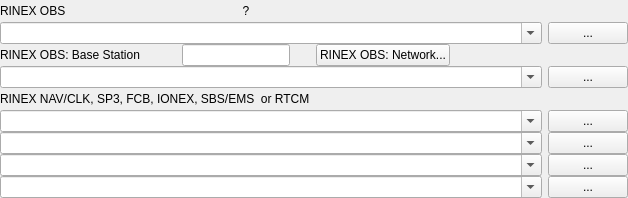
       <widget class="QWidget" name="Panel4" native="true">
        <property name="enabled">
         <bool>true</bool>
        </property>
        <property name="toolTip">
         <string/>
        </property>
        <property name="layoutDirection">
         <enum>Qt::LeftToRight</enum>
        </property>
        <property name="text" stdset="0">
         <string/>
        </property>
        <layout class="QGridLayout" name="gridLayout_2">
         <property name="leftMargin">
          <number>0</number>
         </property>
         <property name="topMargin">
          <number>0</number>
         </property>
         <property name="rightMargin">
          <number>0</number>
         </property>
         <property name="bottomMargin">
          <number>0</number>
         </property>
         <property name="verticalSpacing">
          <number>0</number>
         </property>
         <item row="4" column="5">
          <widget class="QPushButton" name="BtnInputView6">
           <property name="enabled">
            <bool>true</bool>
           </property>
           <property name="toolTip">
            <string/>
           </property>
           <property name="text">
            <string/>
           </property>
           <property name="icon">
            <iconset resource="rtkpost_qtn.qrc">
             <normaloff>:/buttons/doc.bmp</normaloff>:/buttons/doc.bmp</iconset>
           </property>
           <property name="flat">
            <bool>true</bool>
           </property>
          </widget>
         </item>
         <item row="5" column="0" colspan="5">
          <widget class="QComboBox" name="InputFile3">
           <property name="enabled">
            <bool>true</bool>
           </property>
           <property name="toolTip">
            <string/>
           </property>
           <property name="editable">
            <bool>true</bool>
           </property>
          </widget>
         </item>
         <item row="5" column="5">
          <widget class="QPushButton" name="BtnInputFile3">
           <property name="enabled">
            <bool>true</bool>
           </property>
           <property name="palette">
            <palette>
             <active>
              <colorrole role="WindowText">
               <brush brushstyle="SolidPattern">
                <color alpha="255">
                 <red>0</red>
                 <green>0</green>
                 <blue>0</blue>
                </color>
               </brush>
              </colorrole>
             </active>
             <inactive>
              <colorrole role="WindowText">
               <brush brushstyle="SolidPattern">
                <color alpha="255">
                 <red>0</red>
                 <green>0</green>
                 <blue>0</blue>
                </color>
               </brush>
              </colorrole>
             </inactive>
             <disabled>
              <colorrole role="WindowText">
               <brush brushstyle="SolidPattern">
                <color alpha="255">
                 <red>0</red>
                 <green>0</green>
                 <blue>0</blue>
                </color>
               </brush>
              </colorrole>
             </disabled>
            </palette>
           </property>
           <property name="toolTip">
            <string/>
           </property>
           <property name="text">
            <string>...</string>
           </property>
           <property name="flat">
            <bool>false</bool>
           </property>
          </widget>
         </item>
         <item row="6" column="0" colspan="5">
          <widget class="QComboBox" name="InputFile4">
           <property name="enabled">
            <bool>true</bool>
           </property>
           <property name="toolTip">
            <string/>
           </property>
           <property name="editable">
            <bool>true</bool>
           </property>
          </widget>
         </item>
         <item row="6" column="5">
          <widget class="QPushButton" name="BtnInputFile4">
           <property name="enabled">
            <bool>true</bool>
           </property>
           <property name="palette">
            <palette>
             <active>
              <colorrole role="WindowText">
               <brush brushstyle="SolidPattern">
                <color alpha="255">
                 <red>0</red>
                 <green>0</green>
                 <blue>0</blue>
                </color>
               </brush>
              </colorrole>
             </active>
             <inactive>
              <colorrole role="WindowText">
               <brush brushstyle="SolidPattern">
                <color alpha="255">
                 <red>0</red>
                 <green>0</green>
                 <blue>0</blue>
                </color>
               </brush>
              </colorrole>
             </inactive>
             <disabled>
              <colorrole role="WindowText">
               <brush brushstyle="SolidPattern">
                <color alpha="255">
                 <red>0</red>
                 <green>0</green>
                 <blue>0</blue>
                </color>
               </brush>
              </colorrole>
             </disabled>
            </palette>
           </property>
           <property name="toolTip">
            <string/>
           </property>
           <property name="text">
            <string>...</string>
           </property>
           <property name="flat">
            <bool>false</bool>
           </property>
          </widget>
         </item>
         <item row="7" column="0" colspan="5">
          <widget class="QComboBox" name="InputFile5">
           <property name="enabled">
            <bool>true</bool>
           </property>
           <property name="toolTip">
            <string/>
           </property>
           <property name="editable">
            <bool>true</bool>
           </property>
          </widget>
         </item>
         <item row="7" column="5">
          <widget class="QPushButton" name="BtnInputFile5">
           <property name="enabled">
            <bool>true</bool>
           </property>
           <property name="palette">
            <palette>
             <active>
              <colorrole role="WindowText">
               <brush brushstyle="SolidPattern">
                <color alpha="255">
                 <red>0</red>
                 <green>0</green>
                 <blue>0</blue>
                </color>
               </brush>
              </colorrole>
             </active>
             <inactive>
              <colorrole role="WindowText">
               <brush brushstyle="SolidPattern">
                <color alpha="255">
                 <red>0</red>
                 <green>0</green>
                 <blue>0</blue>
                </color>
               </brush>
              </colorrole>
             </inactive>
             <disabled>
              <colorrole role="WindowText">
               <brush brushstyle="SolidPattern">
                <color alpha="255">
                 <red>0</red>
                 <green>0</green>
                 <blue>0</blue>
                </color>
               </brush>
              </colorrole>
             </disabled>
            </palette>
           </property>
           <property name="toolTip">
            <string/>
           </property>
           <property name="text">
            <string>...</string>
           </property>
           <property name="flat">
            <bool>false</bool>
           </property>
          </widget>
         </item>
         <item row="8" column="0" colspan="5">
          <widget class="QComboBox" name="InputFile6">
           <property name="enabled">
            <bool>true</bool>
           </property>
           <property name="toolTip">
            <string/>
           </property>
           <property name="editable">
            <bool>true</bool>
           </property>
          </widget>
         </item>
         <item row="2" column="1">
          <widget class="QLineEdit" name="NNetSta">
           <property name="sizePolicy">
            <sizepolicy hsizetype="Fixed" vsizetype="Fixed">
             <horstretch>0</horstretch>
             <verstretch>0</verstretch>
            </sizepolicy>
           </property>
          </widget>
         </item>
         <item row="8" column="5">
          <widget class="QPushButton" name="BtnInputFile6">
           <property name="enabled">
            <bool>true</bool>
           </property>
           <property name="palette">
            <palette>
             <active>
              <colorrole role="WindowText">
               <brush brushstyle="SolidPattern">
                <color alpha="255">
                 <red>0</red>
                 <green>0</green>
                 <blue>0</blue>
                </color>
               </brush>
              </colorrole>
             </active>
             <inactive>
              <colorrole role="WindowText">
               <brush brushstyle="SolidPattern">
                <color alpha="255">
                 <red>0</red>
                 <green>0</green>
                 <blue>0</blue>
                </color>
               </brush>
              </colorrole>
             </inactive>
             <disabled>
              <colorrole role="WindowText">
               <brush brushstyle="SolidPattern">
                <color alpha="255">
                 <red>0</red>
                 <green>0</green>
                 <blue>0</blue>
                </color>
               </brush>
              </colorrole>
             </disabled>
            </palette>
           </property>
           <property name="toolTip">
            <string/>
           </property>
           <property name="text">
            <string>...</string>
           </property>
           <property name="flat">
            <bool>false</bool>
           </property>
          </widget>
         </item>
         <item row="2" column="2">
          <widget class="QPushButton" name="BtnNetObs">
           <property name="sizePolicy">
            <sizepolicy hsizetype="Fixed" vsizetype="Fixed">
             <horstretch>0</horstretch>
             <verstretch>0</verstretch>
            </sizepolicy>
           </property>
           <property name="text">
            <string>RINEX OBS: Network...</string>
           </property>
          </widget>
         </item>
         <item row="2" column="5">
          <widget class="QPushButton" name="BtnInputView2">
           <property name="enabled">
            <bool>true</bool>
           </property>
           <property name="toolTip">
            <string/>
           </property>
           <property name="text">
            <string/>
           </property>
           <property name="icon">
            <iconset resource="rtkpost_qtn.qrc">
             <normaloff>:/buttons/doc.bmp</normaloff>:/buttons/doc.bmp</iconset>
           </property>
           <property name="flat">
            <bool>true</bool>
           </property>
          </widget>
         </item>
         <item row="1" column="0" colspan="5">
          <widget class="QComboBox" name="InputFile1">
           <property name="enabled">
            <bool>true</bool>
           </property>
           <property name="toolTip">
            <string/>
           </property>
           <property name="editable">
            <bool>true</bool>
           </property>
          </widget>
         </item>
         <item row="0" column="0">
          <widget class="QLabel" name="LabelInputFile1">
           <property name="enabled">
            <bool>true</bool>
           </property>
           <property name="sizePolicy">
            <sizepolicy hsizetype="Preferred" vsizetype="Fixed">
             <horstretch>0</horstretch>
             <verstretch>0</verstretch>
            </sizepolicy>
           </property>
           <property name="toolTip">
            <string/>
           </property>
           <property name="text">
            <string>RINEX OBS</string>
           </property>
          </widget>
         </item>
         <item row="0" column="1">
          <widget class="QPushButton" name="BtnKeyword">
           <property name="enabled">
            <bool>true</bool>
           </property>
           <property name="toolTip">
            <string/>
           </property>
           <property name="text">
            <string>?</string>
           </property>
           <property name="flat">
            <bool>true</bool>
           </property>
          </widget>
         </item>
         <item row="1" column="5">
          <widget class="QPushButton" name="BtnInputFile1">
           <property name="enabled">
            <bool>true</bool>
           </property>
           <property name="palette">
            <palette>
             <active>
              <colorrole role="WindowText">
               <brush brushstyle="SolidPattern">
                <color alpha="255">
                 <red>0</red>
                 <green>0</green>
                 <blue>0</blue>
                </color>
               </brush>
              </colorrole>
             </active>
             <inactive>
              <colorrole role="WindowText">
               <brush brushstyle="SolidPattern">
                <color alpha="255">
                 <red>0</red>
                 <green>0</green>
                 <blue>0</blue>
                </color>
               </brush>
              </colorrole>
             </inactive>
             <disabled>
              <colorrole role="WindowText">
               <brush brushstyle="SolidPattern">
                <color alpha="255">
                 <red>0</red>
                 <green>0</green>
                 <blue>0</blue>
                </color>
               </brush>
              </colorrole>
             </disabled>
            </palette>
           </property>
           <property name="toolTip">
            <string/>
           </property>
           <property name="text">
            <string>...</string>
           </property>
           <property name="flat">
            <bool>false</bool>
           </property>
          </widget>
         </item>
         <item row="2" column="0">
          <widget class="QLabel" name="LabelInputFile3">
           <property name="enabled">
            <bool>true</bool>
           </property>
           <property name="sizePolicy">
            <sizepolicy hsizetype="Fixed" vsizetype="Preferred">
             <horstretch>0</horstretch>
             <verstretch>0</verstretch>
            </sizepolicy>
           </property>
           <property name="toolTip">
            <string/>
           </property>
           <property name="text">
            <string>RINEX OBS: Base Station</string>
           </property>
          </widget>
         </item>
         <item row="2" column="4">
          <widget class="QPushButton" name="BtnInputPlot2">
           <property name="enabled">
            <bool>true</bool>
           </property>
           <property name="toolTip">
            <string/>
           </property>
           <property name="text">
            <string/>
           </property>
           <property name="icon">
            <iconset resource="rtkpost_qtn.qrc">
             <normaloff>:/buttons/chart.bmp</normaloff>:/buttons/chart.bmp</iconset>
           </property>
           <property name="flat">
            <bool>true</bool>
           </property>
          </widget>
         </item>
         <item row="0" column="4">
          <widget class="QPushButton" name="BtnInputPlot1">
           <property name="enabled">
            <bool>true</bool>
           </property>
           <property name="toolTip">
            <string/>
           </property>
           <property name="text">
            <string/>
           </property>
           <property name="icon">
            <iconset resource="rtkpost_qtn.qrc">
             <normaloff>:/buttons/chart.bmp</normaloff>:/buttons/chart.bmp</iconset>
           </property>
           <property name="flat">
            <bool>true</bool>
           </property>
          </widget>
         </item>
         <item row="3" column="0" colspan="5">
          <widget class="QComboBox" name="InputFile2">
           <property name="enabled">
            <bool>true</bool>
           </property>
           <property name="toolTip">
            <string/>
           </property>
           <property name="editable">
            <bool>true</bool>
           </property>
          </widget>
         </item>
         <item row="3" column="5">
          <widget class="QPushButton" name="BtnInputFile2">
           <property name="enabled">
            <bool>true</bool>
           </property>
           <property name="palette">
            <palette>
             <active>
              <colorrole role="WindowText">
               <brush brushstyle="SolidPattern">
                <color alpha="255">
                 <red>0</red>
                 <green>0</green>
                 <blue>0</blue>
                </color>
               </brush>
              </colorrole>
             </active>
             <inactive>
              <colorrole role="WindowText">
               <brush brushstyle="SolidPattern">
                <color alpha="255">
                 <red>0</red>
                 <green>0</green>
                 <blue>0</blue>
                </color>
               </brush>
              </colorrole>
             </inactive>
             <disabled>
              <colorrole role="WindowText">
               <brush brushstyle="SolidPattern">
                <color alpha="255">
                 <red>0</red>
                 <green>0</green>
                 <blue>0</blue>
                </color>
               </brush>
              </colorrole>
             </disabled>
            </palette>
           </property>
           <property name="toolTip">
            <string/>
           </property>
           <property name="text">
            <string>...</string>
           </property>
           <property name="flat">
            <bool>false</bool>
           </property>
          </widget>
         </item>
         <item row="4" column="0" colspan="2">
          <widget class="QLabel" name="LabelInputFile2">
           <property name="enabled">
            <bool>true</bool>
           </property>
           <property name="toolTip">
            <string/>
           </property>
           <property name="text">
            <string>RINEX NAV/CLK, SP3, FCB, IONEX, SBS/EMS  or RTCM</string>
           </property>
          </widget>
         </item>
         <item row="4" column="2">
          <widget class="QPushButton" name="BtnInputView3">
           <property name="enabled">
            <bool>true</bool>
           </property>
           <property name="toolTip">
            <string/>
           </property>
           <property name="text">
            <string/>
           </property>
           <property name="icon">
            <iconset resource="rtkpost_qtn.qrc">
             <normaloff>:/buttons/doc.bmp</normaloff>:/buttons/doc.bmp</iconset>
           </property>
           <property name="flat">
            <bool>true</bool>
           </property>
          </widget>
         </item>
         <item row="4" column="3">
          <widget class="QPushButton" name="BtnInputView4">
           <property name="enabled">
            <bool>true</bool>
           </property>
           <property name="toolTip">
            <string/>
           </property>
           <property name="text">
            <string/>
           </property>
           <property name="icon">
            <iconset resource="rtkpost_qtn.qrc">
             <normaloff>:/buttons/doc.bmp</normaloff>:/buttons/doc.bmp</iconset>
           </property>
           <property name="flat">
            <bool>true</bool>
           </property>
          </widget>
         </item>
         <item row="4" column="4">
          <widget class="QPushButton" name="BtnInputView5">
           <property name="enabled">
            <bool>true</bool>
           </property>
           <property name="toolTip">
            <string/>
           </property>
           <property name="text">
            <string/>
           </property>
           <property name="icon">
            <iconset resource="rtkpost_qtn.qrc">
             <normaloff>:/buttons/doc.bmp</normaloff>:/buttons/doc.bmp</iconset>
           </property>
           <property name="flat">
            <bool>true</bool>
           </property>
          </widget>
         </item>
         <item row="0" column="5">
          <widget class="QPushButton" name="BtnInputView1">
           <property name="enabled">
            <bool>true</bool>
           </property>
           <property name="toolTip">
            <string/>
           </property>
           <property name="text">
            <string/>
           </property>
           <property name="icon">
            <iconset resource="rtkpost_qtn.qrc">
             <normaloff>:/buttons/doc.bmp</normaloff>:/buttons/doc.bmp</iconset>
           </property>
           <property name="flat">
            <bool>true</bool>
           </property>
          </widget>
         </item>
        </layout>
        <zorder>LabelInputFile1</zorder>
        <zorder>BtnInputView2</zorder>
        <zorder>InputFile1</zorder>
        <zorder>BtnKeyword</zorder>
        <zorder>BtnInputPlot1</zorder>
        <zorder>BtnInputView1</zorder>
        <zorder>BtnInputFile1</zorder>
        <zorder>LabelInputFile3</zorder>
        <zorder>BtnInputPlot2</zorder>
        <zorder>InputFile2</zorder>
        <zorder>BtnInputFile2</zorder>
        <zorder>LabelInputFile2</zorder>
        <zorder>BtnInputView3</zorder>
        <zorder>BtnInputView4</zorder>
        <zorder>BtnInputView5</zorder>
        <zorder>BtnInputView6</zorder>
        <zorder>InputFile3</zorder>
        <zorder>BtnInputFile3</zorder>
        <zorder>InputFile4</zorder>
        <zorder>BtnInputFile4</zorder>
        <zorder>InputFile5</zorder>
        <zorder>BtnInputFile5</zorder>
        <zorder>InputFile6</zorder>
        <zorder>BtnInputFile6</zorder>
        <zorder>BtnNetObs</zorder>
        <zorder>NNetSta</zorder>
       </widget>
